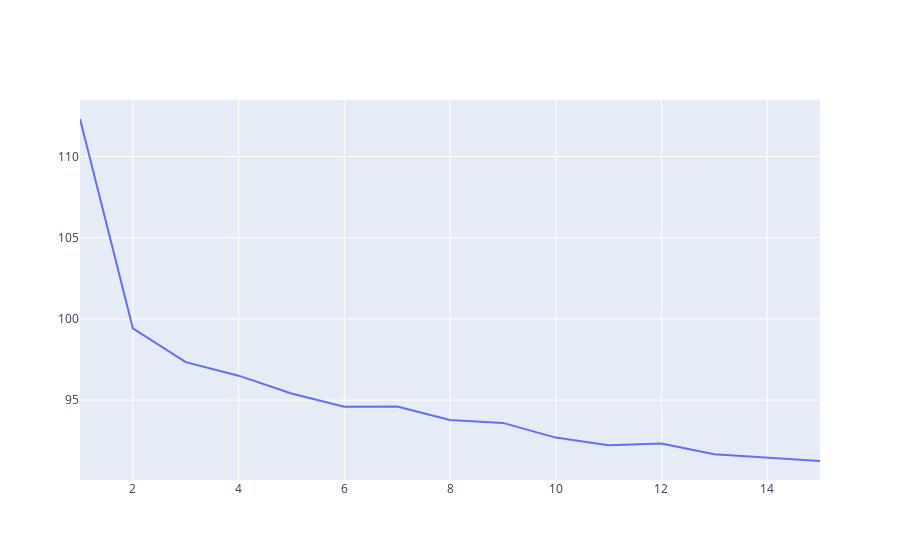

Here is the notebook cell this chart was saved with:
### Code cell
train_dict, val_dict, test_dict = train_val_test_split(data_dict, verbose=False)
train_set, val_set, test_set = mt.initialize_dataset(train_dict, val_dict, test_dict, frequency)
train_loader, val_loader, test_loader = mt.initialize_dataloader(train_set, val_set, test_set)

mt.update_hyperparameters(
    {"input_size": hyperparameters["x_size"], 
    "output_size": hyperparameters["y_size"]}
)
model = mt.initialize_model()
optimizer = mt.initialize_optimizer(model)

n_epochs = 15

mean_train_losses = []
mean_val_losses = []
val_losses = []
train_losses = []

for n_epoch in range(n_epochs):

    train_loss, val_loss = mt.train(train_loader, model, optimizer, val_loader)
        
    mean_train_losses.append(np.mean(train_loss))
    mean_val_losses.append(np.mean(val_loss))
    val_losses.extend(val_loss)
    train_losses.extend(train_loss)
    
fig = go.Figure()

fig.add_trace(
    go.Scatter(
        x=np.arange(1, n_epochs+1), 
        y=mean_train_losses,
        mode="lines",
        name=f"Train Loss"))

### Figure 1 — Plotly figure (JSON) as saved in the notebook; plotly's stock layout.template omitted (floating-point values rounded to 4 significant figures)
{"data": [{"mode": "lines", "name": "Train Loss", "type": "scatter", "x": [1, 2, 3, 4, 5, 6, 7, 8, 9, 10, 11, 12, 13, 14, 15], "y": [112.3, 99.42, 97.34, 96.51, 95.41, 94.59, 94.61, 93.78, 93.6, 92.69, 92.22, 92.32, 91.67, 91.44, 91.25]}], "layout": {}}
